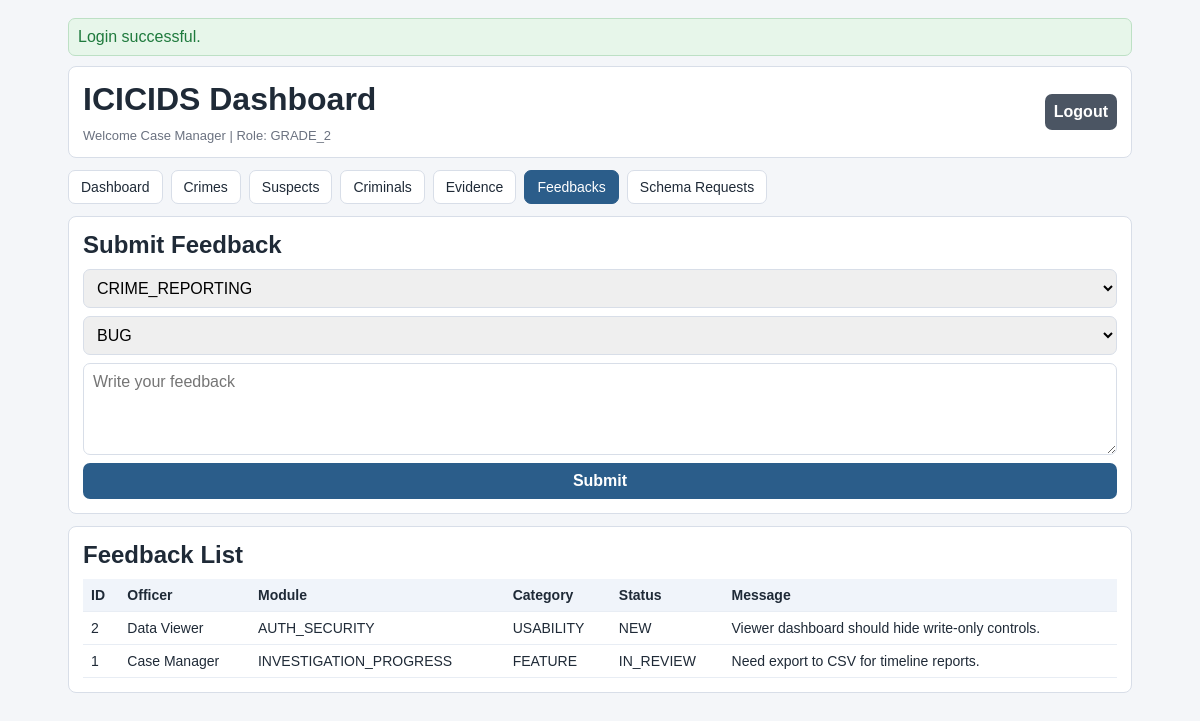
The page /index.php?view=feedbacks (signed in) on the database its author committed.
### tables this page shows
CREATE TABLE feedbacks (
    id BIGINT UNSIGNED AUTO_INCREMENT PRIMARY KEY,
    submitted_by_officer_id BIGINT UNSIGNED NOT NULL,
    module_name ENUM(
        'CRIME_REPORTING',
        'SUSPECT_TRACKING',
        'CRIMINAL_DB',
        'EVIDENCE_MANAGEMENT',
        'INVESTIGATION_PROGRESS',
        'AUTH_SECURITY',
        'OTHER'
    ) NOT NULL,
    category ENUM('BUG', 'FEATURE', 'DATA_QUALITY', 'USABILITY', 'SECURITY', 'OTHER') NOT NULL DEFAULT 'OTHER',
    message TEXT NOT NULL,
    status ENUM('NEW', 'IN_REVIEW', 'RESOLVED', 'DISMISSED') NOT NULL DEFAULT 'NEW',
    resolved_by_officer_id BIGINT UNSIGNED NULL,
    resolved_at DATETIME NULL,
    created_at DATETIME NOT NULL DEFAULT CURRENT_TIMESTAMP,
    CONSTRAINT fk_feedbacks_submitted_by
        FOREIGN KEY (submitted_by_officer_id) REFERENCES officers(id)
        ON UPDATE CASCADE ON DELETE CASCADE,
    CONSTRAINT fk_feedbacks_resolved_by
        FOREIGN KEY (resolved_by_officer_id) REFERENCES officers(id)
        ON UPDATE CASCADE ON DELETE SET NULL,
    INDEX idx_feedbacks_submitted_by (submitted_by_officer_id),
    INDEX idx_feedbacks_module (module_name),
    INDEX idx_feedbacks_status (status),
    INDEX idx_feedbacks_created_at (created_at)
);

CREATE TABLE officers (
    id BIGINT UNSIGNED AUTO_INCREMENT PRIMARY KEY,
    badge_number VARCHAR(30) NOT NULL UNIQUE,
    first_name VARCHAR(100) NOT NULL,
    last_name VARCHAR(100) NOT NULL,
    email VARCHAR(191) NOT NULL UNIQUE,
    phone VARCHAR(30) NULL,
    rank ENUM('GRADE_1', 'GRADE_2', 'GRADE_3') NOT NULL,
    password_hash VARCHAR(255) NOT NULL,
    is_active TINYINT(1) NOT NULL DEFAULT 1,
    last_login_at DATETIME NULL,
    created_at DATETIME NOT NULL DEFAULT CURRENT_TIMESTAMP,
    updated_at DATETIME NOT NULL DEFAULT CURRENT_TIMESTAMP ON UPDATE CURRENT_TIMESTAMP,
    INDEX idx_officers_rank (rank),
    INDEX idx_officers_active (is_active)
);

### Auth.php (called while the page is built, shortened)
<?php
final class Auth
{
    public function isAuthenticated(): bool
    {
        return isset($_SESSION[self::SESSION_KEY]);
    }
    public function currentOfficer(): ?array
    {
        return $_SESSION[self::SESSION_KEY];
    }
    public function enforce(string $operation, ?string $table = null): void
    {
        $officer = $this->currentOfficer();
        $rank = (string)$officer['rank'];
        $normalizedOperation = strtoupper(trim($operation));
        $normalizedTable = $table !== null ? strtolower(trim($table)) : null;
        if (
            $normalizedOperation === 'READ'
            && in_array($normalizedTable, ['officer_activity', 'login_logs'], true)
            && $rank !== self::ROLE_GRADE_1
        ) {
            throw new RuntimeException('Permission denied. Audit logs are restricted to Grade 1 officer.');
        }
        if ($rank === self::ROLE_GRADE_2) {
            $createTables = [
                'crime_reports',
                'suspects',
                'criminals',
                'evidence',
                'crime_report_suspects',
                'crime_report_evidence',
                'suspect_evidence',
                'criminal_history',
                'criminal_aliases',
            ];
            $deleteTables = [
                'crime_reports',
                'suspects',
                'criminals',
                'evidence',
                'crime_report_suspects',
                'crime_report_evidence',
                'suspect_evidence',
                'criminal_history',
                'criminal_aliases',
            ];
            if ($normalizedOperation === 'READ' || $normalizedOperation === 'UPDATE') {
                return;
            }
            if (
                $normalizedOperation === 'CREATE'
                && in_array($normalizedTable, array_merge($createTables, ['schema_requests', 'feedbacks']), true)
            ) {
                return;
            }
            if ($normalizedOperation === 'DELETE' && in_array($normalizedTable, $deleteTables, true)) {
                return;
            }
            throw new RuntimeException('Permission denied for Grade 2 officer.');
        }
        throw new RuntimeException('Unknown role. Access denied.');
    }
    public function can(string $operation, ?string $table = null): bool
    {
        try {
            return true;
        } catch (Throwable $e) {
            return false;
        }
    }
}

### feedbacks.php (the view, shortened to what this page needs)
<?php if ($canSubmitFeedback): ?>
    <section class="card">
        <h2>Submit Feedback</h2>
        <form method="post">
            <select name="module_name">
                <option>CRIME_REPORTING</option>
            </select>
            <select name="category">
                <option>BUG</option>
            </select>
            <textarea name="message" rows="4" required placeholder="Write your feedback"></textarea>
            <button type="submit">Submit</button>
        </form>
    </section>
<?php endif; ?>
<section class="card">
    <h2>Feedback List</h2>
    <div class="table-wrap">
        <table>
            <thead><tr><th>ID</th><th>Officer</th><th>Module</th><th>Category</th><th>Status</th><th>Message</th></tr></thead>
            <tbody>
            <?php foreach ($feedbacks as $row): ?>
                <tr>
                    <td><?= h((string)$row['id']) ?></td>
                    <td><?= h((string)$row['first_name'] . ' ' . (string)$row['last_name']) ?></td>
                    <td><?= h((string)$row['module_name']) ?></td>
                    <td><?= h((string)$row['category']) ?></td>
                    <td><?= h((string)$row['status']) ?></td>
                    <td><?= h((string)$row['message']) ?></td>
                </tr>
            <?php endforeach; ?>
            </tbody>
        </table>
    </div>
</section>

### style.css (style rules this page uses)
* { box-sizing: border-box; }
body { margin: 0; font-family: Tahoma, Verdana, sans-serif; background: var(--bg); color: var(--text); }
.card { background: var(--card); border: 1px solid var(--line); border-radius: 8px; padding: 14px; margin-bottom: 12px; }
h1, h2 { margin: 0 0 10px; }
form { display: grid; gap: 8px; }
input, select, textarea, button { width: 100%; border: 1px solid var(--line); border-radius: 7px; padding: 9px; font: inherit; }
button { background: var(--primary); color: #fff; border: none; cursor: pointer; font-weight: 700; }
.table-wrap { overflow-x: auto; }
table { width: 100%; border-collapse: collapse; font-size: 14px; }
th, td { border-bottom: 1px solid #e8edf4; padding: 8px; text-align: left; }
th { background: #f0f4fa; }

### rows shown on the page
feedbacks: id "2", submitted_by_officer.last_name "Data Viewer", module_name "AUTH_SECURITY", category "USABILITY", status "NEW", message "Viewer dashboard should hide write-only controls."
feedbacks: id "1", submitted_by_officer.last_name "Case Manager", module_name "INVESTIGATION_PROGRESS", category "FEATURE", status "IN_REVIEW", message "Need export to CSV for timeline reports."

### other values the page prints
$flash['message'] "Login successful."
$officer['name'] "Case Manager"
$rank "GRADE_2"
